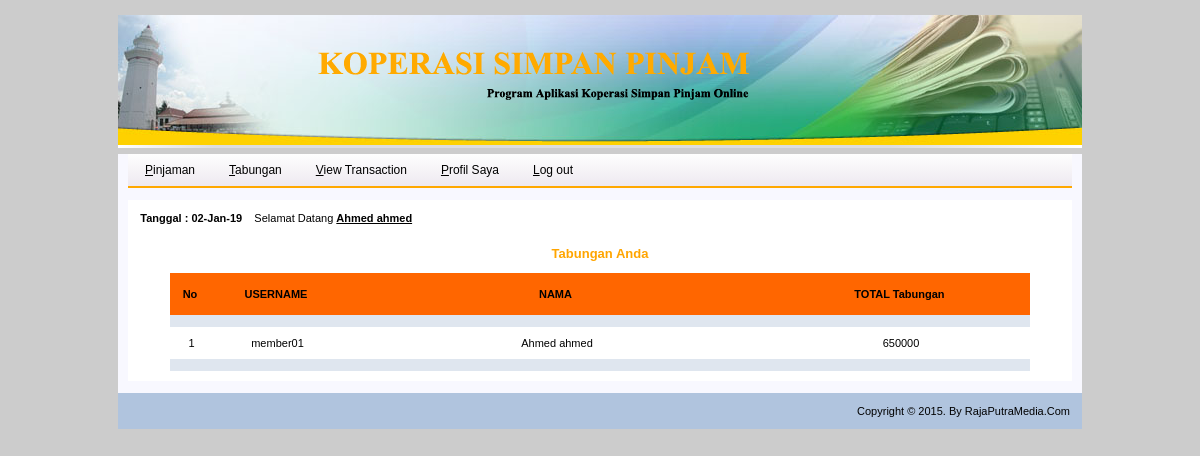
The page /home-member.php?page=lihat-tabungan-member&username=member01 (signed in) on the database its author committed.
### tables this page shows
CREATE TABLE IF NOT EXISTS `member` (
  `username` varchar(16) NOT NULL,
  `password` varchar(16) NOT NULL,
  `nama` varchar(20) NOT NULL,
  `nik` bigint(16) NOT NULL,
  `tgl_lahir` date NOT NULL,
  `jenis_kelamin` varchar(9) NOT NULL,
  `pekerjaan` varchar(16) NOT NULL,
  `alamat` text NOT NULL,
  `email` text NOT NULL,
  `no_hp` char(20) NOT NULL,
  `tabungan` varchar(16) NOT NULL,
  `pinjaman` varchar(16) NOT NULL
);

### lihat-tabungan-member.php (the view, shortened to what this page needs)
<div style="border:0; padding:10px; width:924px; height:auto;">
<center><font color="orange" size="2"><b>Tabungan Anda</b></font></center><br />
<table width="860" border="0" align="center" cellpadding="0" cellspacing="0">
<tr bgcolor="#FF6600">
	<th width="5%">No</td>&nbsp;
	<th width="15%" height="42">USERNAME</td>&nbsp;
	<th width="50%">NAMA</td>&nbsp;
	<th width="30%">TOTAL Tabungan</td>&nbsp;
</tr>
<?php
	include "koneksi.php";
	if (isset($_GET['username'])) {
		$username = $_GET['username'];
	}
	else {
	die ("Error. No ID Selected! ");
	}
	$Cari="SELECT * FROM member WHERE username='$username'";
	$Tampil = mysqli_query($Open,$Cari);
	$nomer=0;
    while (	$hasil = mysqli_fetch_array ($Tampil)) {
			$username= stripslashes ($hasil['username']);
			$nama 	= stripslashes ($hasil['nama']);
			$tabungan 	= stripslashes ($hasil['tabungan']);
	$nomer++;
?>
	<tr align="center" bgcolor="#DFE6EF">
		<td>&nbsp;</td>
		<td>&nbsp;</td>
		<td>&nbsp;</td>
		<td>&nbsp;</td>
	</tr>
	<tr align="center">
		<td height="32"><?=$nomer?><div align="center"></div></td>
		<td><?=$username?><div align="center"></div></td>
		<td><?=$nama?><div align="center"></div></td>
		<td><?=$tabungan?><div align="center"></div></td>
	</tr>
	<tr align="center" bgcolor="#DFE6EF">
		<td>&nbsp;</td>
		<td>&nbsp;</td>
		<td>&nbsp;</td>
		<td>&nbsp;</td>
	</tr>
<?php
	}
?>
</table>

### style.css (style rules this page uses)
body { font-family: Helvetica, Arial, Verdana, sans-serif; font-size: 12px; background-color:#cccccc; margin-top:15px; }
table { font-family: Verdana, Arial, Helvetica, sans-serif; font-size: 11px; }

### rows shown on the page
member: username "member01", nama "Ahmed ahmed", tabungan "650000"

### other values the page prints
$_SESSION['nama'] "Ahmed ahmed"
